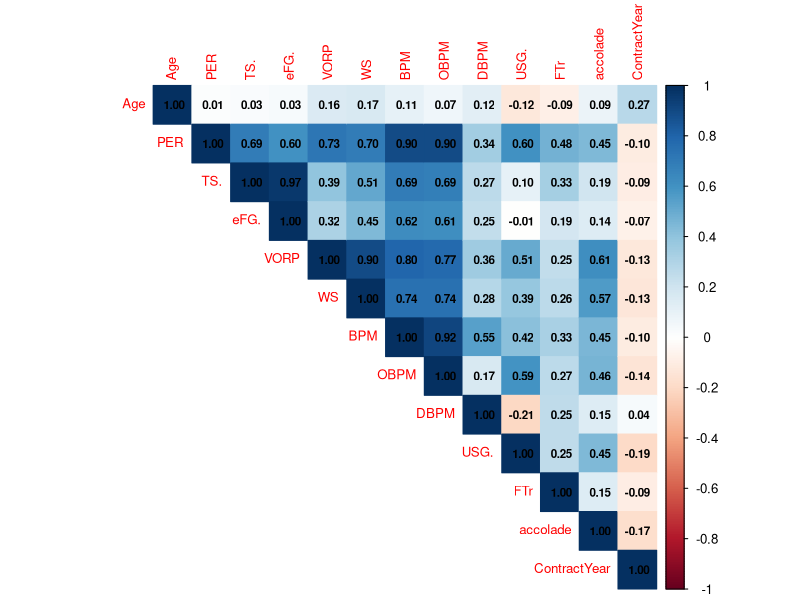
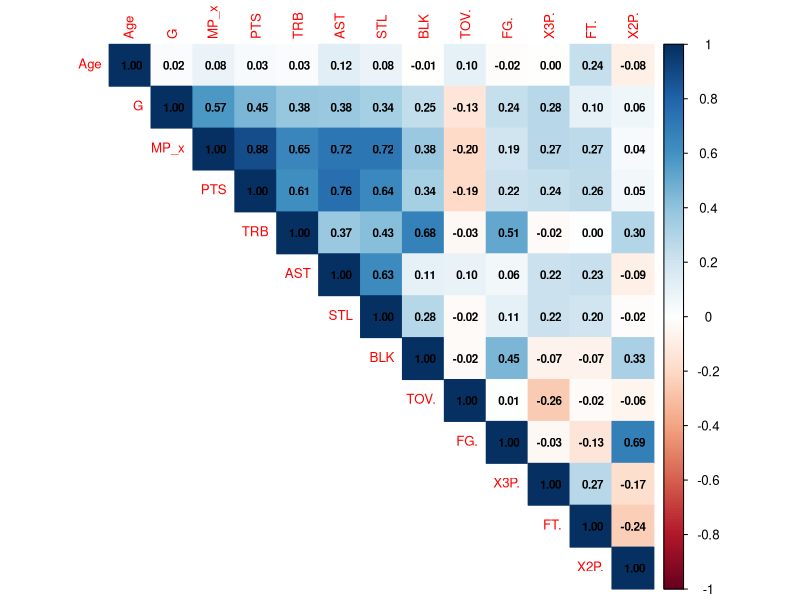

These charts were generated, in order, by the following R code:
library(corrplot)


data=read.csv("final_2024_player.csv")

data=data[, !(names(data) %in% c("Salary", "Guaranteed", "Next_Year_Guaranteed", "Awards"))]

data=na.omit(data)

data$accolade=as.numeric(data$All.Star+data$AwardWinner+data$FirstTeam+data$SecondTeam+data$ThridTeam+data$DefTeam1+data$DefTeam2+data$NumOfAwards>0)

names(data)[61]="ContractYear"

box_score_vars=c("Age", "Pos", "G", "MP_x", "PTS", "ORB", "DRB", "TRB", "AST", "STL", "BLK", "TOV.", "FG.", "X3P.", "FT.", "X2P.")


box_score_vars=c("Age", "Pos", "G", "MP_x", "PTS", "TRB", "AST", "STL", "BLK", "TOV.", "FG.", "X3P.", "FT.", "X2P.")

num_box_score_vars=c("Age", "G", "MP_x", "PTS", "TRB", "AST", "STL", "BLK", "TOV.", "FG.", "X3P.", "FT.", "X2P.")

advanced_vars=c("Age", "PER", "TS.", "eFG.", "VORP", "WS", "BPM", "OBPM", "DBPM", "USG.", "FTr", "accolade", "ContractYear")


cor_adv=cor(data[advanced_vars], use = "complete.obs")

corrplot(cor_adv, method = "color", type = "upper", tl.cex = 0.8, addCoef.col = "black", number.cex = 0.7)

cor_box=cor(data[num_box_score_vars], use="complete.obs")

corrplot(cor_box, method = "color", type = "upper", tl.cex = 0.8, addCoef.col = "black", number.cex = 0.7)
